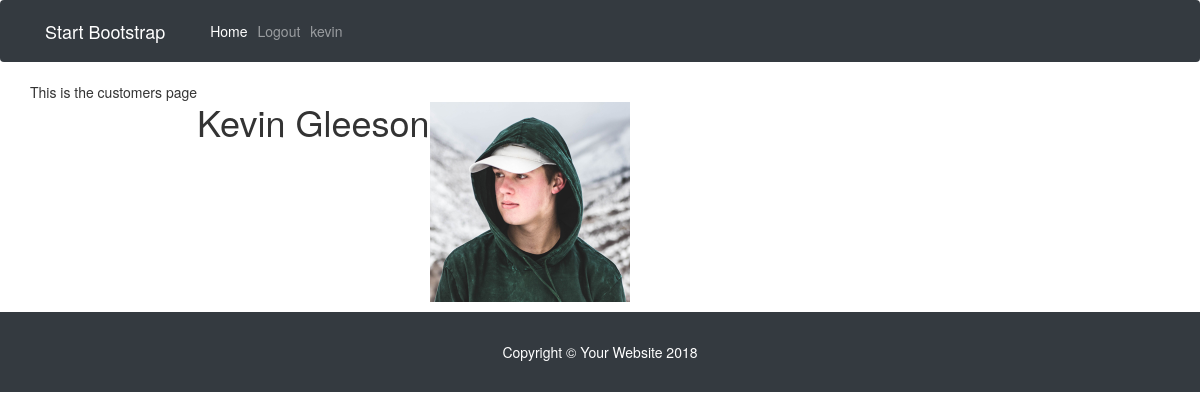
/customer.php (signed in), run on the app's committed database.
### tables this page shows
CREATE TABLE IF NOT EXISTS `customer` (
  `id` int(11) NOT NULL,
  `bio` longtext,
  `name` varchar(50) DEFAULT NULL,
  `image` varchar(200) DEFAULT NULL,
  PRIMARY KEY (`id`),
  CONSTRAINT `FK_customer_users` FOREIGN KEY (`id`) REFERENCES `users` (`id`) ON DELETE CASCADE ON UPDATE CASCADE
);

### customer.php (the view, shortened to what this page needs)
<?php
include'partials/header.php';
echo'This is the customers page<br/>';
$id = $_SESSION['id'];
$query = "SELECT * FROM `customer` WHERE id = '$id';";
    $result = mysqli_query($conn, $query) or die(mysqli_error($conn));
        $row = $result->fetch_assoc();
          $name = $row['name'];
echo '<h1>'.$name.'<h1/>';
 echo'<img src="'.$row["image"].'"width="200px"/>';
        include 'partials/footer.php';

### data on the page
customer: name "Kevin Gleeson", image (picture)

### other printed values
$userName "kevin"
